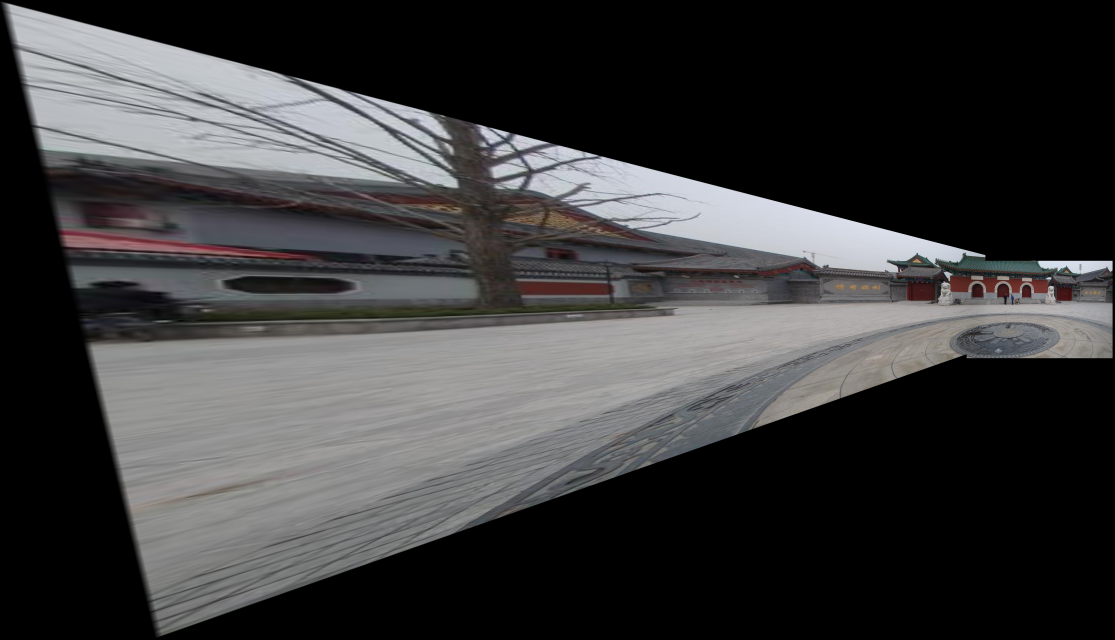
#> input picture proj3/proj3_code/output/task1_pairwise/case2.JPG, 5573 x 3196 px (shown at 1/5 size)
$ python -i two_image_stitiching.py   (imports and definitions only)
#> lines starting #> are read from the running program, lines starting #| are printed output that depends on the picture; after the words box and inside, x2 and y2 are one past the last pixel; in counts of white or black regions, pixels touching at a corner belong together
#> further down, picture is the input picture: shape (3196, 5573, 3); mean B, G, R 60.2, 59.5, 59.9
import cv2
import numpy as np
import glob
import os
import networkx as nx

# [173 lines left out: functions detect_sift_features, match_features_robust, estimate_homography_ransac, create_seamless_blend_mask, warp_and_blend_images, not called in this run]

def crop_black_borders(img):
    """裁剪黑边"""
    gray = cv2.cvtColor(img, cv2.COLOR_BGR2GRAY)
    _, thresh = cv2.threshold(gray, 1, 255, cv2.THRESH_BINARY)
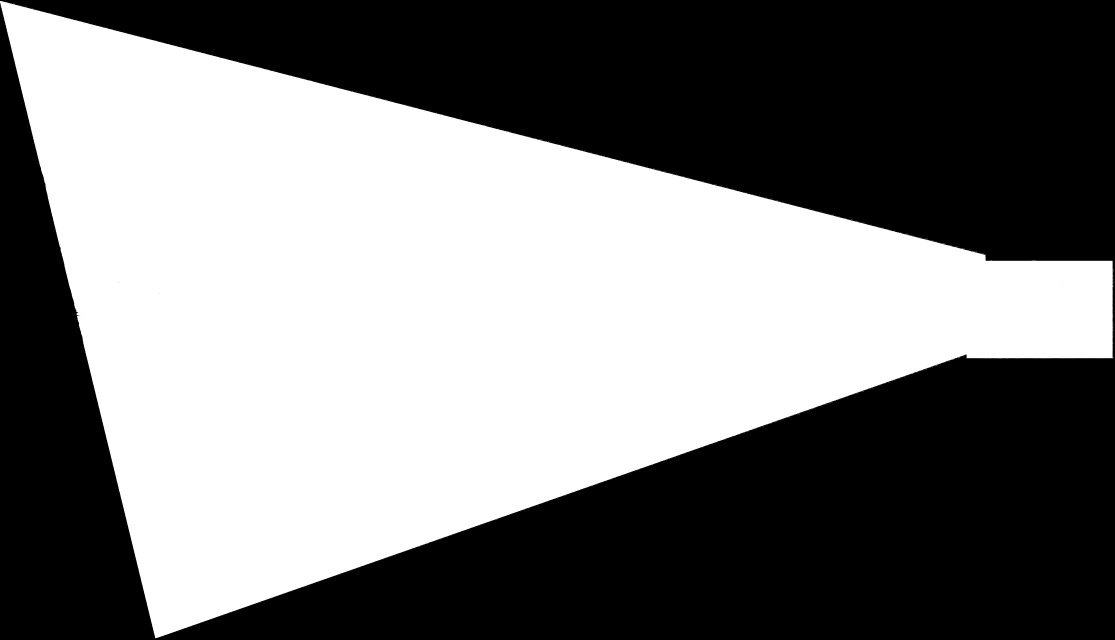
#> thresh: shape (3196, 5573) (shown at 1/5 size); 48.5% white; 1479 white regions (1478 under 20 px), largest, box (x1, y1, x2, y2) and area: (0, 5, 5567, 3191) 8639956

    # 找到非零像素的边界
    coords = cv2.findNonZero(thresh)
#> coords = contour of 8641849 points, box (x1, y1, x2, y2) (0, 5, 5568, 3191), area 4319136
    if coords is not None:
        x, y, w, h = cv2.boundingRect(coords)
#> x = 0; y = 5; w = 5568; h = 3186
        # 添加小的边距
        margin = 5
        x = max(0, x - margin)
        y = max(0, y - margin)
#> y = 0
        w = min(img.shape[1] - x, w + 2 * margin)
#> w = 5573
        h = min(img.shape[0] - y, h + 2 * margin)
#> h = 3196

        return img[y:y+h, x:x+w]

    return img

# [72 lines left out: functions stitch_two_images, stitch_case, main, not called in this run]

# [2 lines not run here, left out]

>>> import cv2
>>> picture = cv2.imread('output/task1_pairwise/case2.JPG')
>>> result = crop_black_borders(picture)

$ run again, on proj3/proj3_code/output/task1_pairwise/case6.JPG
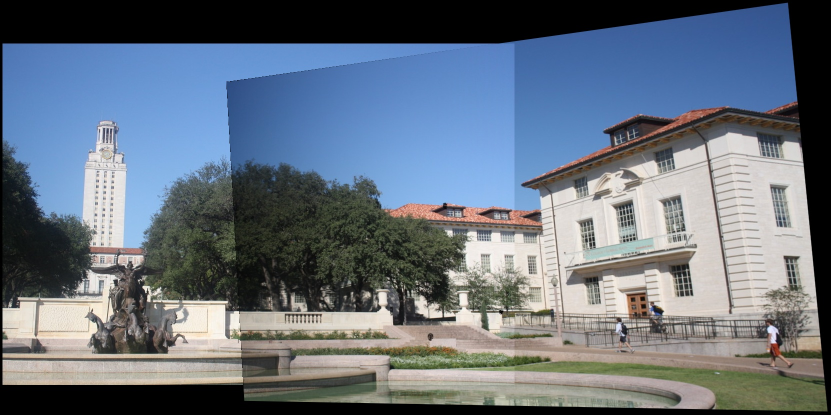
#> input picture proj3/proj3_code/output/task1_pairwise/case6.JPG, 1661 x 829 px (shown at 1/2 size)
#> picture is the input picture: shape (829, 1661, 3); mean B, G, R 126.9, 114, 103
#> in crop_black_borders, `gray = cv2.cvtColor(img, cv2.COLOR_BGR2GRAY)`:
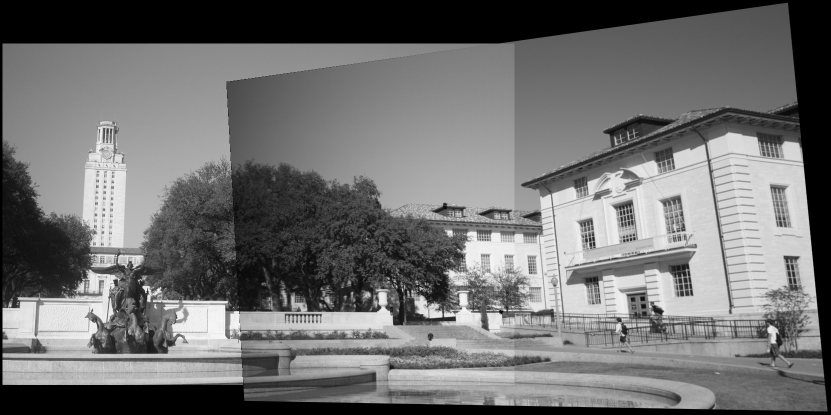
#> gray: shape (829, 1661) (shown at 1/2 size); min 0, max 254, mean 112.1
#> in crop_black_borders, `_, thresh = cv2.threshold(gray, 1, 255, cv2.THRESH_BINARY)`:
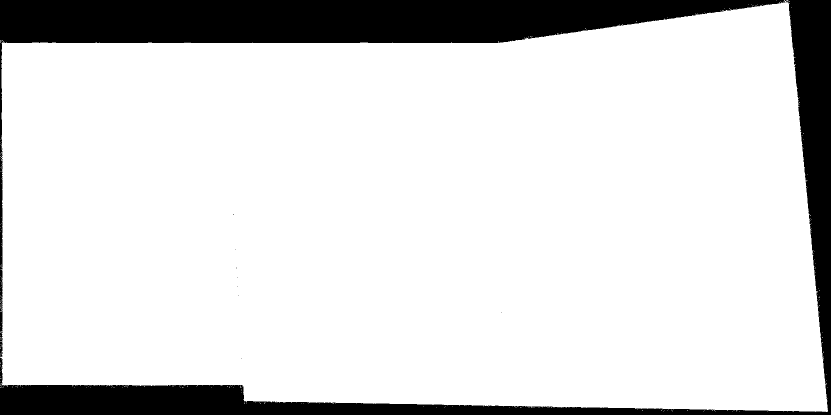
#> thresh: shape (829, 1661) (shown at 1/2 size); 85.6% white; 10 black regions (8 under 20 px), largest, box (x1, y1, x2, y2) and area: (0, 0, 1571, 715) 114213, (0, 0, 1661, 829) 84208
#> coords = contour of 1178538 points, box (x1, y1, x2, y2) (0, 0, 1656, 824), area 591388
#> in crop_black_borders, `x, y, w, h = cv2.boundingRect(coords)`: x = 0; w = 1656; h = 824
#> in crop_black_borders, `w = min(img.shape[1] - x, w + 2 * margin)`: w = 1661
#> in crop_black_borders, `h = min(img.shape[0] - y, h + 2 * margin)`: h = 829
